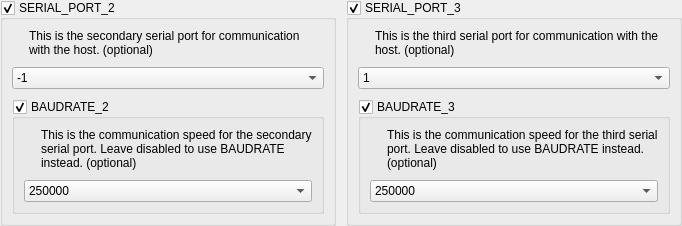
    <widget class="QWidget" name="widget_5" native="true">
     <layout class="QGridLayout" name="gridLayout_16" columnstretch="1,1">
      <property name="leftMargin">
       <number>0</number>
      </property>
      <property name="topMargin">
       <number>0</number>
      </property>
      <property name="rightMargin">
       <number>0</number>
      </property>
      <property name="bottomMargin">
       <number>0</number>
      </property>
      <property name="horizontalSpacing">
       <number>10</number>
      </property>
      <property name="verticalSpacing">
       <number>5</number>
      </property>
      <item row="0" column="0">
       <widget class="QGroupBox" name="uSerialPort2Box">
        <property name="title">
         <string>SERIAL_PORT_2</string>
        </property>
        <property name="checkable">
         <bool>true</bool>
        </property>
        <property name="checked">
         <bool>true</bool>
        </property>
        <layout class="QGridLayout" name="gridLayout_7">
         <property name="spacing">
          <number>10</number>
         </property>
         <item row="1" column="2">
          <widget class="QWidget" name="widget_4" native="true">
           <layout class="QGridLayout" name="gridLayout_15">
            <property name="leftMargin">
             <number>0</number>
            </property>
            <property name="topMargin">
             <number>0</number>
            </property>
            <property name="rightMargin">
             <number>0</number>
            </property>
            <property name="bottomMargin">
             <number>0</number>
            </property>
            <property name="horizontalSpacing">
             <number>10</number>
            </property>
            <property name="verticalSpacing">
             <number>5</number>
            </property>
           </layout>
          </widget>
         </item>
         <item row="1" column="0" rowspan="2" colspan="3">
          <widget class="Dropdown" name="uSerialPort2Dropdown">
           <property name="styleSheet">
            <string notr="true"/>
           </property>
           <property name="currentIndex">
            <number>1</number>
           </property>
           <item>
            <property name="text">
             <string>-2</string>
            </property>
           </item>
           <item>
            <property name="text">
             <string>-1</string>
            </property>
           </item>
           <item>
            <property name="text">
             <string>0</string>
            </property>
           </item>
           <item>
            <property name="text">
             <string>1</string>
            </property>
           </item>
           <item>
            <property name="text">
             <string>2</string>
            </property>
           </item>
           <item>
            <property name="text">
             <string>3</string>
            </property>
           </item>
           <item>
            <property name="text">
             <string>4</string>
            </property>
           </item>
           <item>
            <property name="text">
             <string>5</string>
            </property>
           </item>
           <item>
            <property name="text">
             <string>6</string>
            </property>
           </item>
           <item>
            <property name="text">
             <string>7</string>
            </property>
           </item>
          </widget>
         </item>
         <item row="3" column="0" colspan="3">
          <widget class="QGroupBox" name="uBaudrate2Box">
           <property name="title">
            <string>BAUDRATE_2</string>
           </property>
           <property name="checkable">
            <bool>true</bool>
           </property>
           <property name="checked">
            <bool>true</bool>
           </property>
           <layout class="QGridLayout" name="gridLayout_8">
            <property name="spacing">
             <number>10</number>
            </property>
            <item row="1" column="1">
             <widget class="QLabel" name="label_12">
              <property name="text">
               <string>This is the communication speed for the secondary serial port. Leave disabled to use BAUDRATE instead. (optional)</string>
              </property>
              <property name="wordWrap">
               <bool>true</bool>
              </property>
             </widget>
            </item>
            <item row="1" column="0">
             <widget class="QLabel" name="label_3">
              <property name="sizePolicy">
               <sizepolicy hsizetype="Fixed" vsizetype="Fixed">
                <horstretch>0</horstretch>
                <verstretch>0</verstretch>
               </sizepolicy>
              </property>
              <property name="text">
               <string/>
              </property>
              <property name="pixmap">
               <pixmap resource="../resources/resources.qrc">:/info_FILL0_wght100_GRAD0_opsz20.svg</pixmap>
              </property>
             </widget>
            </item>
            <item row="2" column="0" colspan="2">
             <widget class="Dropdown" name="uBaudrate2Dropdown">
              <property name="enabled">
               <bool>true</bool>
              </property>
              <property name="sizePolicy">
               <sizepolicy hsizetype="Minimum" vsizetype="Fixed">
                <horstretch>0</horstretch>
                <verstretch>0</verstretch>
               </sizepolicy>
              </property>
              <property name="currentIndex">
               <number>6</number>
              </property>
              <item>
               <property name="text">
                <string>2400</string>
               </property>
              </item>
              <item>
               <property name="text">
                <string>9600</string>
               </property>
              </item>
              <item>
               <property name="text">
                <string>19200</string>
               </property>
              </item>
              <item>
               <property name="text">
                <string>38400</string>
               </property>
              </item>
              <item>
               <property name="text">
                <string>57600</string>
               </property>
              </item>
              <item>
               <property name="text">
                <string>115200</string>
               </property>
              </item>
              <item>
               <property name="text">
                <string>250000</string>
               </property>
              </item>
              <item>
               <property name="text">
                <string>500000</string>
               </property>
              </item>
              <item>
               <property name="text">
                <string>1000000</string>
               </property>
              </item>
             </widget>
            </item>
           </layout>
          </widget>
         </item>
         <item row="0" column="1" colspan="2">
          <widget class="QLabel" name="label_14">
           <property name="text">
            <string>This is the secondary serial port for communication with the host. (optional)</string>
           </property>
           <property name="wordWrap">
            <bool>true</bool>
           </property>
          </widget>
         </item>
         <item row="0" column="0">
          <widget class="QLabel" name="label_13">
           <property name="sizePolicy">
            <sizepolicy hsizetype="Fixed" vsizetype="Fixed">
             <horstretch>0</horstretch>
             <verstretch>0</verstretch>
            </sizepolicy>
           </property>
           <property name="text">
            <string/>
           </property>
           <property name="pixmap">
            <pixmap resource="../resources/resources.qrc">:/info_FILL0_wght100_GRAD0_opsz20.svg</pixmap>
           </property>
          </widget>
         </item>
        </layout>
       </widget>
      </item>
      <item row="0" column="1">
       <widget class="QGroupBox" name="uSerialPort3Box">
        <property name="title">
         <string>SERIAL_PORT_3</string>
        </property>
        <property name="checkable">
         <bool>true</bool>
        </property>
        <layout class="QGridLayout" name="gridLayout_9">
         <property name="spacing">
          <number>10</number>
         </property>
         <item row="2" column="0" colspan="2">
          <widget class="QGroupBox" name="uBaudrate3Box">
           <property name="title">
            <string>BAUDRATE_3</string>
           </property>
           <property name="checkable">
            <bool>true</bool>
           </property>
           <layout class="QGridLayout" name="gridLayout_10">
            <property name="spacing">
             <number>10</number>
            </property>
            <item row="1" column="1">
             <widget class="QLabel" name="label_16">
              <property name="text">
               <string>This is the communication speed for the third serial port. Leave disabled to use BAUDRATE instead. (optional)</string>
              </property>
              <property name="wordWrap">
               <bool>true</bool>
              </property>
             </widget>
            </item>
            <item row="1" column="0">
             <widget class="QLabel" name="label_15">
              <property name="sizePolicy">
               <sizepolicy hsizetype="Fixed" vsizetype="Fixed">
                <horstretch>0</horstretch>
                <verstretch>0</verstretch>
               </sizepolicy>
              </property>
              <property name="text">
               <string/>
              </property>
              <property name="pixmap">
               <pixmap resource="../resources/resources.qrc">:/info_FILL0_wght100_GRAD0_opsz20.svg</pixmap>
              </property>
             </widget>
            </item>
            <item row="2" column="0" colspan="2">
             <widget class="Dropdown" name="uBaudrate3Dropdown">
              <property name="enabled">
               <bool>true</bool>
              </property>
              <property name="sizePolicy">
               <sizepolicy hsizetype="Minimum" vsizetype="Fixed">
                <horstretch>0</horstretch>
                <verstretch>0</verstretch>
               </sizepolicy>
              </property>
              <property name="currentIndex">
               <number>6</number>
              </property>
              <item>
               <property name="text">
                <string>2400</string>
               </property>
              </item>
              <item>
               <property name="text">
                <string>9600</string>
               </property>
              </item>
              <item>
               <property name="text">
                <string>19200</string>
               </property>
              </item>
              <item>
               <property name="text">
                <string>38400</string>
               </property>
              </item>
              <item>
               <property name="text">
                <string>57600</string>
               </property>
              </item>
              <item>
               <property name="text">
                <string>115200</string>
               </property>
              </item>
              <item>
               <property name="text">
                <string>250000</string>
               </property>
              </item>
              <item>
               <property name="text">
                <string>500000</string>
               </property>
              </item>
              <item>
               <property name="text">
                <string>1000000</string>
               </property>
              </item>
             </widget>
            </item>
           </layout>
          </widget>
         </item>
         <item row="1" column="0" colspan="2">
          <widget class="Dropdown" name="uSerialPort3Dropdown">
           <property name="sizePolicy">
            <sizepolicy hsizetype="Minimum" vsizetype="Fixed">
             <horstretch>0</horstretch>
             <verstretch>0</verstretch>
            </sizepolicy>
           </property>
           <property name="styleSheet">
            <string notr="true"/>
           </property>
           <property name="currentIndex">
            <number>2</number>
           </property>
           <item>
            <property name="text">
             <string>-1</string>
            </property>
           </item>
           <item>
            <property name="text">
             <string>0</string>
            </property>
           </item>
           <item>
            <property name="text">
             <string>1</string>
            </property>
           </item>
           <item>
            <property name="text">
             <string>2</string>
            </property>
           </item>
           <item>
            <property name="text">
             <string>3</string>
            </property>
           </item>
           <item>
            <property name="text">
             <string>4</string>
            </property>
           </item>
           <item>
            <property name="text">
             <string>5</string>
            </property>
           </item>
           <item>
            <property name="text">
             <string>6</string>
            </property>
           </item>
           <item>
            <property name="text">
             <string>7</string>
            </property>
           </item>
          </widget>
         </item>
         <item row="0" column="1">
          <widget class="QLabel" name="label_18">
           <property name="text">
            <string>This is the third serial port for communication with the host. (optional)</string>
           </property>
           <property name="wordWrap">
            <bool>true</bool>
           </property>
          </widget>
         </item>
         <item row="0" column="0">
          <widget class="QLabel" name="label_17">
           <property name="sizePolicy">
            <sizepolicy hsizetype="Fixed" vsizetype="Fixed">
             <horstretch>0</horstretch>
             <verstretch>0</verstretch>
            </sizepolicy>
           </property>
           <property name="text">
            <string/>
           </property>
           <property name="pixmap">
            <pixmap resource="../resources/resources.qrc">:/info_FILL0_wght100_GRAD0_opsz20.svg</pixmap>
           </property>
          </widget>
         </item>
        </layout>
       </widget>
      </item>
     </layout>
    </widget>
